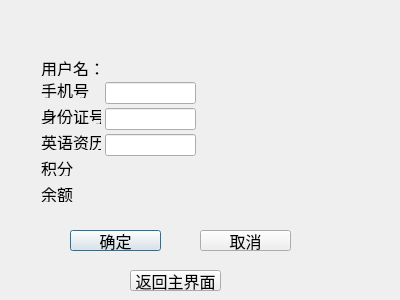
<?xml version="1.0" encoding="UTF-8"?>
<ui version="4.0">
 <class>userInfoEdit</class>
 <widget class="QDialog" name="userInfoEdit">
  <property name="geometry">
   <rect>
    <x>0</x>
    <y>0</y>
    <width>400</width>
    <height>300</height>
   </rect>
  </property>
  <property name="windowTitle">
   <string>Dialog</string>
  </property>
  <widget class="QLineEdit" name="IDNumEdit">
   <property name="geometry">
    <rect>
     <x>105</x>
     <y>108</y>
     <width>91</width>
     <height>22</height>
    </rect>
   </property>
  </widget>
  <widget class="QPushButton" name="confrmBtn">
   <property name="geometry">
    <rect>
     <x>70</x>
     <y>230</y>
     <width>91</width>
     <height>21</height>
    </rect>
   </property>
   <property name="font">
    <font>
     <family>Arial</family>
     <pointsize>12</pointsize>
    </font>
   </property>
   <property name="text">
    <string>确定</string>
   </property>
  </widget>
  <widget class="QPushButton" name="pushButton_3">
   <property name="geometry">
    <rect>
     <x>130</x>
     <y>270</y>
     <width>91</width>
     <height>21</height>
    </rect>
   </property>
   <property name="font">
    <font>
     <family>Arial</family>
     <pointsize>12</pointsize>
    </font>
   </property>
   <property name="text">
    <string>返回主界面</string>
   </property>
  </widget>
  <widget class="QLineEdit" name="phoneEdit">
   <property name="geometry">
    <rect>
     <x>105</x>
     <y>82</y>
     <width>91</width>
     <height>22</height>
    </rect>
   </property>
  </widget>
  <widget class="QLabel" name="credit">
   <property name="geometry">
    <rect>
     <x>41</x>
     <y>160</y>
     <width>36</width>
     <height>16</height>
    </rect>
   </property>
   <property name="font">
    <font>
     <family>Arial</family>
     <pointsize>12</pointsize>
    </font>
   </property>
   <property name="text">
    <string>积分：</string>
   </property>
  </widget>
  <widget class="QLabel" name="ID">
   <property name="geometry">
    <rect>
     <x>41</x>
     <y>60</y>
     <width>111</width>
     <height>16</height>
    </rect>
   </property>
   <property name="font">
    <font>
     <family>Arial</family>
     <pointsize>12</pointsize>
    </font>
   </property>
   <property name="text">
    <string>用户名：</string>
   </property>
  </widget>
  <widget class="QPushButton" name="canclBtn">
   <property name="geometry">
    <rect>
     <x>200</x>
     <y>230</y>
     <width>91</width>
     <height>21</height>
    </rect>
   </property>
   <property name="font">
    <font>
     <family>Arial</family>
     <pointsize>12</pointsize>
    </font>
   </property>
   <property name="text">
    <string>取消</string>
   </property>
  </widget>
  <widget class="QLabel" name="IDNum">
   <property name="geometry">
    <rect>
     <x>41</x>
     <y>108</y>
     <width>60</width>
     <height>16</height>
    </rect>
   </property>
   <property name="font">
    <font>
     <family>Arial</family>
     <pointsize>12</pointsize>
    </font>
   </property>
   <property name="text">
    <string>身份证号：</string>
   </property>
  </widget>
  <widget class="QLabel" name="money">
   <property name="geometry">
    <rect>
     <x>41</x>
     <y>186</y>
     <width>36</width>
     <height>16</height>
    </rect>
   </property>
   <property name="font">
    <font>
     <family>Arial</family>
     <pointsize>12</pointsize>
    </font>
   </property>
   <property name="text">
    <string>余额：</string>
   </property>
  </widget>
  <widget class="QLineEdit" name="EnglishEdit">
   <property name="geometry">
    <rect>
     <x>105</x>
     <y>134</y>
     <width>91</width>
     <height>22</height>
    </rect>
   </property>
  </widget>
  <widget class="QLabel" name="phoneNum">
   <property name="geometry">
    <rect>
     <x>41</x>
     <y>82</y>
     <width>48</width>
     <height>16</height>
    </rect>
   </property>
   <property name="font">
    <font>
     <family>Arial</family>
     <pointsize>12</pointsize>
    </font>
   </property>
   <property name="text">
    <string>手机号：</string>
   </property>
  </widget>
  <widget class="QLabel" name="English">
   <property name="geometry">
    <rect>
     <x>41</x>
     <y>134</y>
     <width>60</width>
     <height>16</height>
    </rect>
   </property>
   <property name="font">
    <font>
     <family>Arial</family>
     <pointsize>12</pointsize>
    </font>
   </property>
   <property name="text">
    <string>英语资历：</string>
   </property>
  </widget>
 </widget>
 <resources/>
 <connections/>
</ui>
